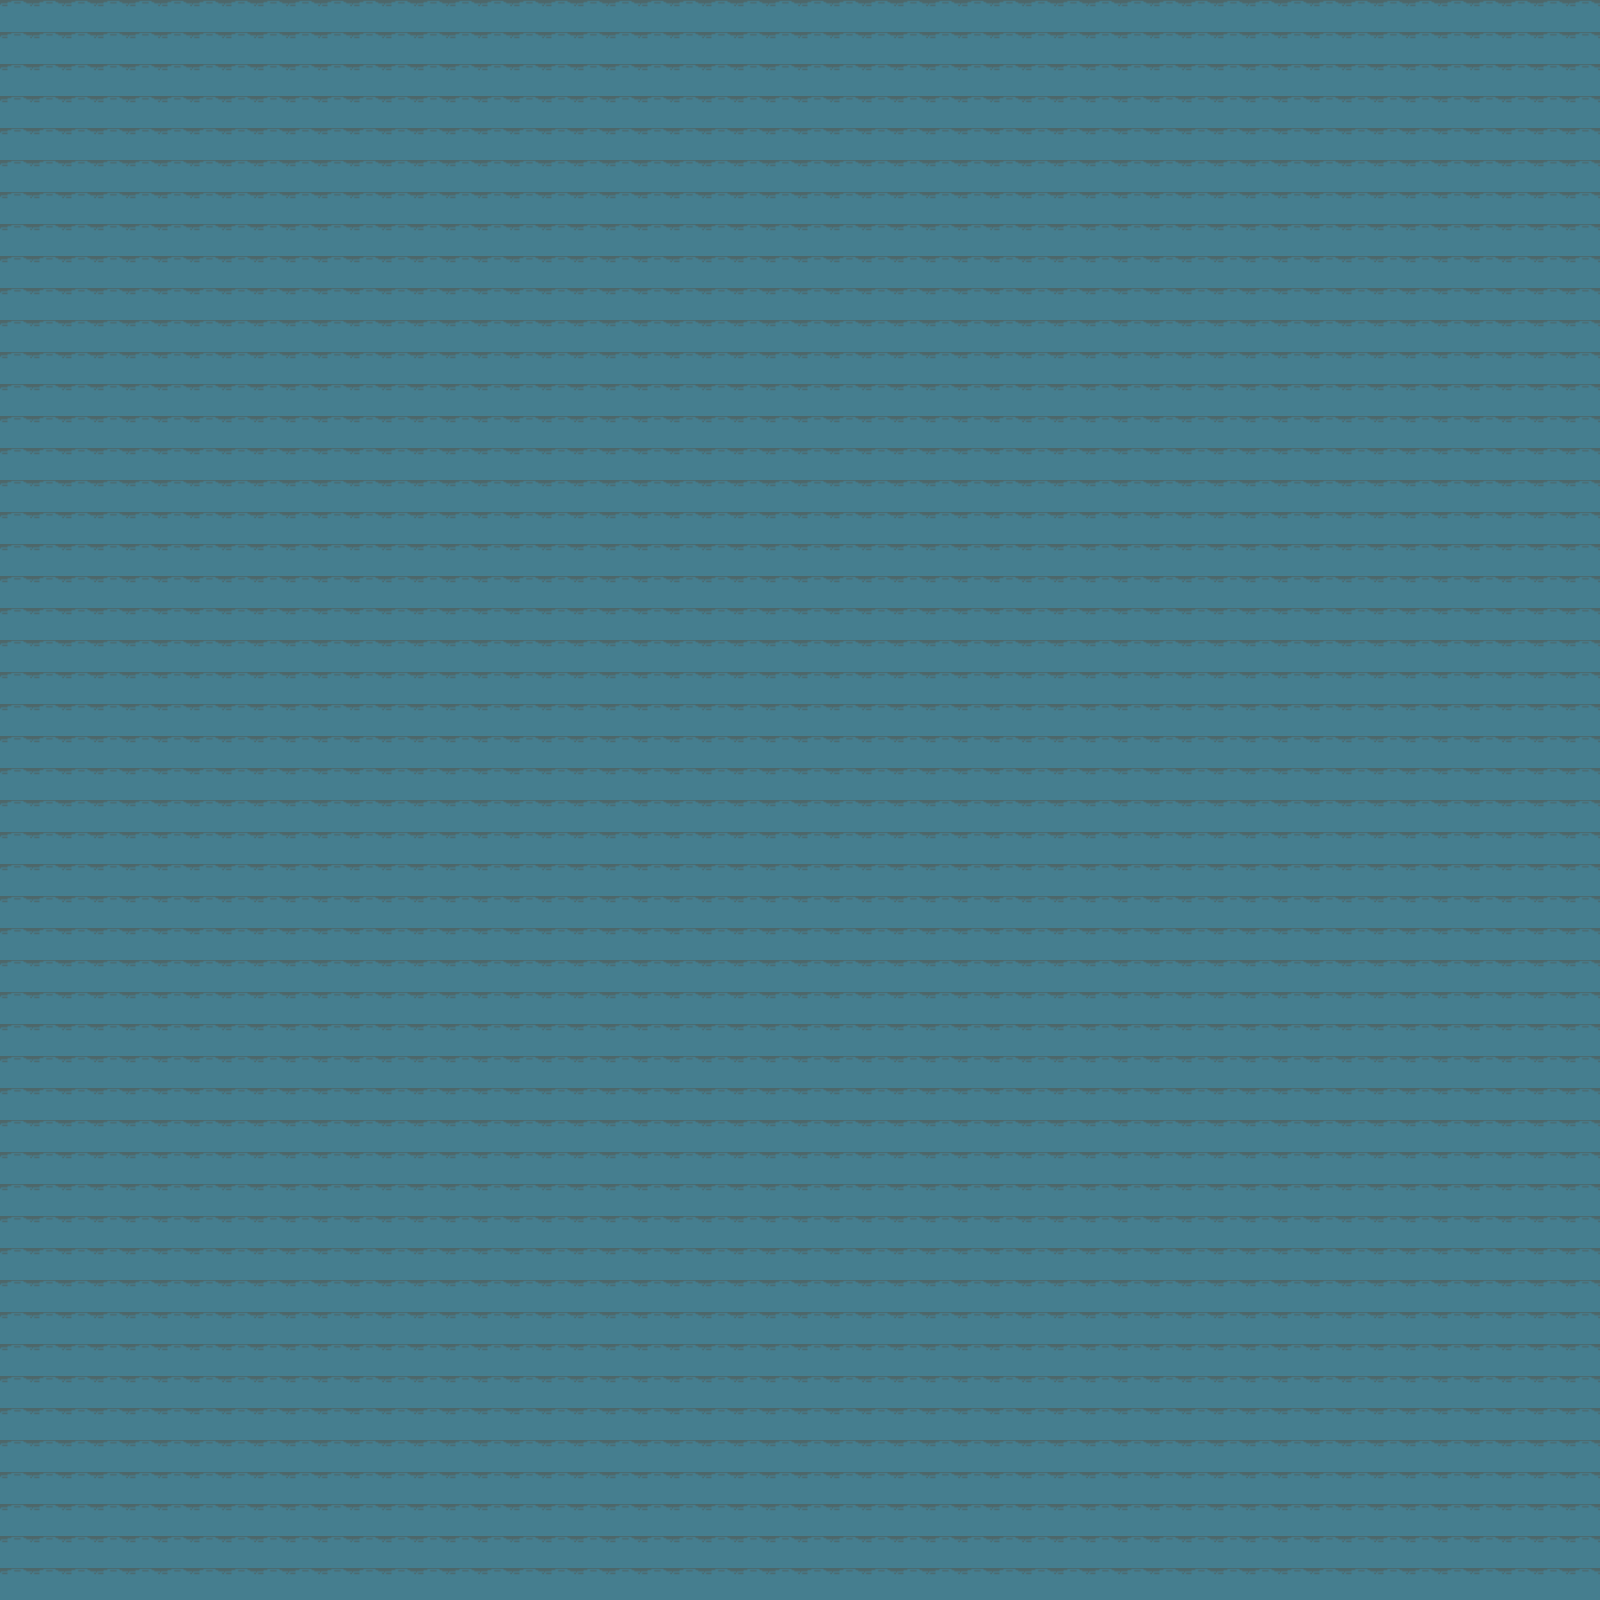

This game map was drawn from its Tiled (.tmx) file and the tilesets committed beside it. A one-line description and the trimmed map source follow:
An orthogonal 50x50 tile map with 32x32 px tiles, 7 tile layers (Grass, Volcano, Forest, Water, ...), 6 tilesets and 69 objects.

<map version="1.10" tiledversion="1.11.0" orientation="orthogonal" renderorder="right-down" width="50" height="50" tilewidth="32" tileheight="32" infinite="0" nextlayerid="9" nextobjectid="79">
 <tileset firstgid="1" source="../Vol_Snow_Ecotonal/TX Tileset Grass.tsx" />
 <tileset firstgid="65" source="../volcano/tf_A5_ashlands_3.tsx" />
 <tileset firstgid="353" source="../BrightForest/Grassland Tileset.tsx" />
 <tileset firstgid="771" source="../volcano/tf_A1_ashlands_3.tsx" />
 <tileset firstgid="1203" source="../volcano/tf_B_ashlands_3.tsx" />
 <tileset firstgid="1779" source="TX Plant.tsx" />
 <layer id="1" name="Grass" width="50" height="50">
  <data>[2500 cells, 2500 non-empty, 42 distinct tile ids]</data>
 </layer>
 <layer id="2" name="Volcano" width="50" height="50">
  <data>[2500 cells, 703 non-empty, 4 distinct tile ids]</data>
 </layer>
 <layer id="3" name="Forest" width="50" height="50">
  <data>[2500 cells, 440 non-empty, 15 distinct tile ids]</data>
 </layer>
 <layer id="4" name="Water" width="50" height="50">
  <data>[2500 cells, 520 non-empty, 1 distinct tile ids]</data>
 </layer>
 <layer id="5" name="Tree" width="50" height="50">
  <data>[2500 cells, 221 non-empty, 50 distinct tile ids]</data>
 </layer>
 <layer id="6" name="VolDecorate" width="50" height="50" locked="1" opacity="0.9">
  <data>[2500 cells, 137 non-empty, 54 distinct tile ids]</data>
 </layer>
 <layer id="8" name="BlackFog" width="50" height="50">
  <data>[2500 cells, 2500 non-empty, 1 distinct tile ids]</data>
 </layer>
 <objectgroup id="7" name="Obstacles">
  <object id="1" x="46" y="1200" width="33.3333" height="36.6667">
   <properties>
    <property name="Height" type="float" value="36.6667" />
    <property name="Width" type="float" value="33.3333" />
    <property name="X" type="float" value="46" />
    <property name="Y" type="float" value="1200" />
   </properties>
  </object>
  <object id="2" x="79.3333" y="1456.33" width="33.3333" height="36.6667">
   <properties>
    <property name="Height" type="float" value="36.6667" />
    <property name="Width" type="float" value="33.3333" />
    <property name="X" type="float" value="79.3333" />
    <property name="Y" type="float" value="1456.33" />
   </properties>
  </object>
  <object id="3" x="303.333" y="1489.67" width="33.3333" height="36.6667">
   <properties>
    <property name="Height" type="float" value="36.6667" />
    <property name="Width" type="float" value="33.3333" />
    <property name="X" type="float" value="303.333" />
    <property name="Y" type="float" value="1489.67" />
   </properties>
  </object>
  <object id="4" x="558" y="1424.33" width="33.3333" height="36.6667">
   <properties>
    <property name="Height" type="float" value="36.6667" />
    <property name="Width" type="float" value="33.3333" />
    <property name="X" type="float" value="558" />
    <property name="Y" type="float" value="1424.33" />
   </properties>
  </object>
  <object id="5" x="975.333" y="1485.67" width="33.3333" height="36.6667">
   <properties>
    <property name="Height" type="float" value="36.6667" />
    <property name="Width" type="float" value="33.3333" />
    <property name="X" type="float" value="975.333" />
    <property name="Y" type="float" value="1485.67" />
   </properties>
  </object>
  <object id="6" x="1104.67" y="1520.33" width="33.3333" height="36.6667">
   <properties>
    <property name="Height" type="float" value="36.6667" />
    <property name="Width" type="float" value="33.3333" />
    <property name="X" type="float" value="1104.67" />
    <property name="Y" type="float" value="1520.33" />
   </properties>
  </object>
  <object id="7" x="1264.67" y="1521.67" width="33.3333" height="36.6667">
   <properties>
    <property name="Height" type="float" value="36.6667" />
    <property name="Width" type="float" value="33.3333" />
    <property name="X" type="float" value="1264.67" />
    <property name="Y" type="float" value="1521.67" />
   </properties>
  </object>
  <object id="8" x="178" y="1341.67" width="29.3333" height="26">
   <properties>
    <property name="Height" type="float" value="26" />
    <property name="Width" type="float" value="29.3333" />
    <property name="X" type="float" value="178" />
    <property name="Y" type="float" value="1341.67" />
   </properties>
  </object>
  <object id="9" x="401.333" y="1371" width="29.3333" height="26">
   <properties>
    <property name="Height" type="float" value="26" />
    <property name="Width" type="float" value="29.3333" />
    <property name="X" type="float" value="401.333" />
    <property name="Y" type="float" value="1371" />
   </properties>
  </object>
  <object id="10" x="464" y="1436.33" width="29.3333" height="26">
   <properties>
    <property name="Height" type="float" value="26" />
    <property name="Width" type="float" value="29.3333" />
    <property name="X" type="float" value="464" />
    <property name="Y" type="float" value="1436.33" />
   </properties>
  </object>
  <object id="11" x="689.333" y="1464.33" width="29.3333" height="26">
   <properties>
    <property name="Height" type="float" value="26" />
    <property name="Width" type="float" value="29.3333" />
    <property name="X" type="float" value="689.333" />
    <property name="Y" type="float" value="1464.33" />
   </properties>
  </object>
  <object id="12" x="498.667" y="1528.33" width="29.3333" height="26">
   <properties>
    <property name="Height" type="float" value="26" />
    <property name="Width" type="float" value="29.3333" />
    <property name="X" type="float" value="498.667" />
    <property name="Y" type="float" value="1528.33" />
   </properties>
  </object>
  <object id="13" x="46.6667" y="1529.67" width="29.3333" height="26">
   <properties>
    <property name="Height" type="float" value="26" />
    <property name="Width" type="float" value="29.3333" />
    <property name="X" type="float" value="46.6667" />
    <property name="Y" type="float" value="1529.67" />
   </properties>
  </object>
  <object id="14" x="144" y="1537.67" width="29.3333" height="26">
   <properties>
    <property name="Height" type="float" value="26" />
    <property name="Width" type="float" value="29.3333" />
    <property name="X" type="float" value="144" />
    <property name="Y" type="float" value="1537.67" />
   </properties>
  </object>
  <object id="15" x="209.333" y="1501.67" width="29.3333" height="26">
   <properties>
    <property name="Height" type="float" value="26" />
    <property name="Width" type="float" value="29.3333" />
    <property name="X" type="float" value="209.333" />
    <property name="Y" type="float" value="1501.67" />
   </properties>
  </object>
  <object id="16" x="369.333" y="1533.67" width="29.3333" height="26">
   <properties>
    <property name="Height" type="float" value="26" />
    <property name="Width" type="float" value="29.3333" />
    <property name="X" type="float" value="369.333" />
    <property name="Y" type="float" value="1533.67" />
   </properties>
  </object>
  <object id="17" x="274.667" y="1567" width="29.3333" height="26">
   <properties>
    <property name="Height" type="float" value="26" />
    <property name="Width" type="float" value="29.3333" />
    <property name="X" type="float" value="274.667" />
    <property name="Y" type="float" value="1567" />
   </properties>
  </object>
  <object id="18" x="684" y="1536.33" width="29.3333" height="26">
   <properties>
    <property name="Height" type="float" value="26" />
    <property name="Width" type="float" value="29.3333" />
    <property name="X" type="float" value="684" />
    <property name="Y" type="float" value="1536.33" />
   </properties>
  </object>
  </objectgroup>
</map>
<!-- 51 of 69 objects omitted -->
